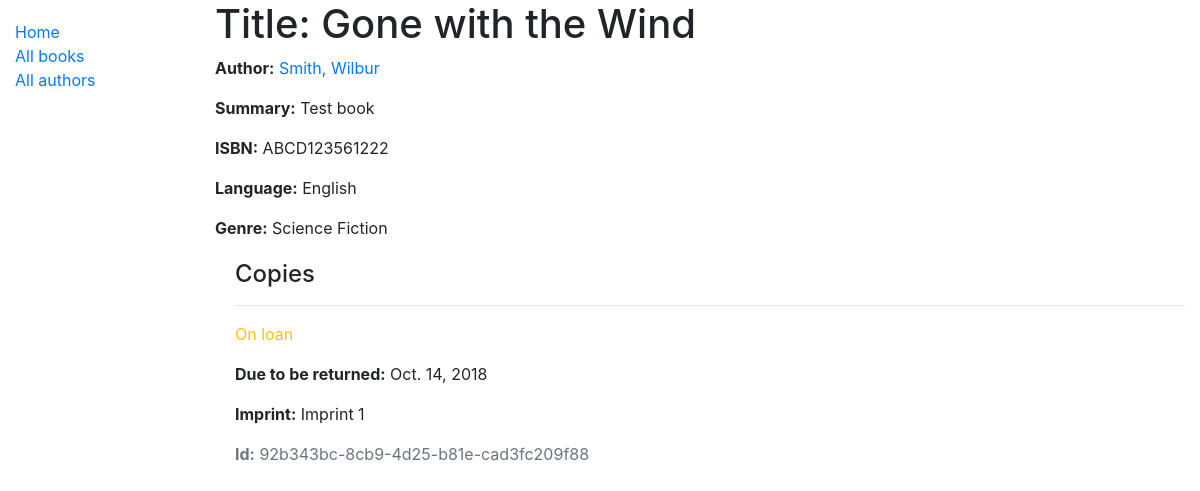
/catalog/book/1, run on the app's committed database.
### catalog/models.py (models this page shows, shortened)
class Book(models.Model):
    title = models.CharField(max_length=200)
    author = models.ForeignKey('Author', on_delete=models.SET_NULL, null=True)
    summary = models.TextField(max_length=1000, help_text='Enter a brief description of the book')
    isbn = models.CharField('ISBN', max_length=13, help_text='13 Character <a href="https://www.isbn-international.org/content/what-isbn">ISBN number</a>')
    language = models.ForeignKey('Language', on_delete=models.SET_NULL, null=True)
    genre = models.ManyToManyField(Genre, help_text='Select a genre for this book')
    def display_genre(self):
        """Create a string for the Genre. This is required to display genre in Admin."""
        return ', '.join(genre.name for genre in self.genre.all()[:3])
    display_genre.short_description = 'Genre'

class Author(models.Model):
    first_name = models.CharField(max_length=100)
    last_name = models.CharField(max_length=100)
    date_of_birth = models.DateField(null=True, blank=True)
    date_of_death = models.DateField('Died', null=True, blank=True)
    class Meta:
        ordering = ['last_name', 'first_name']
    def __str__(self):
        return f'{self.last_name}, {self.first_name}'

class Language(models.Model):
    name = models.CharField(max_length=200, help_text="Enter the book's natural language (e.g. English, French, Japanese etc.)")
    def __str__(self):
        return self.name

class Genre(models.Model):
    name = models.CharField(max_length=200, help_text='Enter a book genre (e.g. Science Fiction)')
    def __str__(self):
        return self.name

class BookInstance(models.Model):
    id = models.UUIDField(primary_key=True, default=uuid.uuid4, help_text='Unique ID for this particular book across whole library')
    book = models.ForeignKey('Book', on_delete=models.SET_NULL, null=True)
    imprint = models.CharField(max_length=200)
    due_back = models.DateField(null=True, blank=True)
    LOAN_STATUS = (
        ('m', 'Maintenance'),
        ('o', 'On loan'),
        ('a', 'Available'),
        ('r', 'Reserved'),
    )
    status = models.CharField(
        max_length=1,
        choices=LOAN_STATUS,
        blank=True,
        default='m',
        help_text='Book availability',
    )
    class Meta:
        ordering = ['due_back']

### catalog/views.py (the view)
# urls.py: path('book/<int:pk>', views.BookDetailView.as_view(), name='book-detail'),
class BookDetailView(generic.DetailView):
    model = Book

### catalog/templates/catalog/book_detail.html
{% extends "base_generic.html" %}
{% block content %}
  <h1>Title: {{ book.title }}</h1>
  <p><strong>Author:</strong> <a href="{% url 'author-detail' book.author.pk %}">{{ book.author }}</a></p>
  <p><strong>Summary:</strong> {{ book.summary }}</p>
  <p><strong>ISBN:</strong> {{ book.isbn }}</p>
  <p><strong>Language:</strong> {{ book.language }}</p>
  <p><strong>Genre:</strong> {% for genre in book.genre.all %} {{ genre }}{% if not forloop.last %}, {% endif %}{% endfor %}</p>
  <div style="margin-left:20px;margin-top:20px">
    <h4>Copies</h4>
    {% for copy in book.bookinstance_set.all %}
      <hr>
      <p class="{% if copy.status == 'a' %}text-success{% elif copy.status == 'm' %}text-danger{% else %}text-warning{% endif %}">{{ copy.get_status_display }}</p>
      {% if copy.status != 'a' %}
        <p><strong>Due to be returned:</strong> {{copy.due_back}}</p>
      {% endif %}
      <p><strong>Imprint:</strong> {{copy.imprint}}</p>
      <p class="text-muted"><strong>Id:</strong> {{copy.id}}</p>
    {% endfor %}
  </div>
{% endblock %}

### catalog/templates/base_generic.html (shortened to what this page needs)
<!DOCTYPE html>
<html lang="en">
<head>
  <link rel="stylesheet" href="https://stackpath.bootstrapcdn.com/bootstrap/4.1.3/css/bootstrap.min.css">
  {% load static %}
  <link rel="stylesheet" href="{% static 'css/styles.css' %}">
</head>
<body>
  <div class="container-fluid">
    <div class="row">
      <div class="col-sm-2">
      {% block sidebar %}
        <ul class="sidebar-nav">
          <li><a href="{% url 'index' %}">Home</a></li>
          <li><a href="{% url 'books' %}">All books</a></li>
          <li><a href="{% url 'authors' %}">All authors</a></li>
        </ul>
     {% endblock %}
      </div>
      <div class="col-sm-10 ">{% block content %}{% endblock %}
</div>
    </div>
  </div>
</body>
</html>

### catalog/static/css/styles.css (style rules this page uses)
.sidebar-nav { margin-top: 20px; padding: 0; list-style: none; }

### data on the page
Book: title "Gone with the Wind", author "Smith, Wilbur", summary "Test book", isbn "ABCD123561222", language "English"
Genre: name "Science Fiction"
BookInstance: status "On loan", due_back "Oct. 14, 2018", imprint "Imprint 1", id "92b343bc-8cb9-4d25-b81e-cad3fc209f88"
